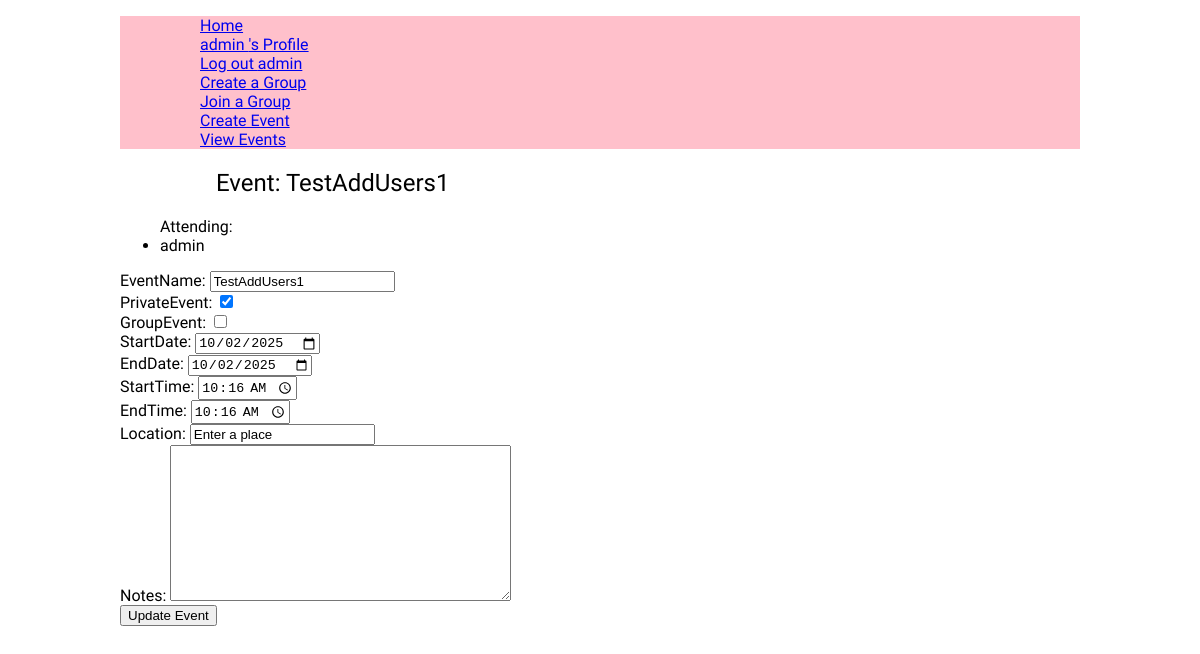
Page /calendar/edit/13/ (signed in) on the earlier database version.
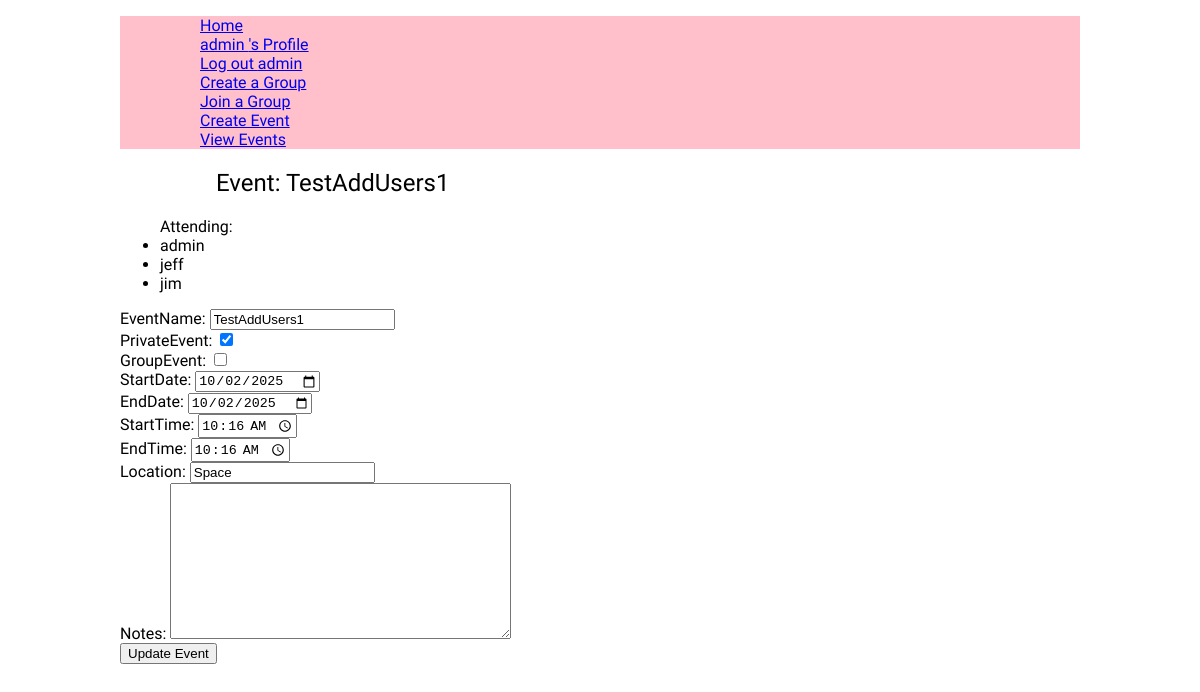
Same page on the later database version.
### user_profile/models.py (models this page shows, shortened)
class CustomUser(AbstractUser):
    location = models.CharField(max_length=100, blank=True)
    phone_number = models.CharField( max_length=50, blank=True)
    date_joined = models.DateTimeField( auto_now_add=True)

### event_view/models.py (models this page shows, shortened)
class Event(models.Model):
    EventName = models.CharField(blank=False, max_length=128)
    PrivateEvent = models.BooleanField(blank=False, default=True)
    GroupEvent = models.BooleanField(blank=False, default=False)
    StartDate = models.DateField(blank=False, default=todays_date)
    EndDate =   models.DateField(blank=False, default=todays_date)
    StartTime = models.TimeField(blank=False)
    EndTime = models.TimeField(blank=False)
    Location = models.CharField(blank=True, default="Enter a place")
    Notes = models.TextField(blank=True, )
    EventCreatedTime = models.DateTimeField(auto_now_add=True)#for Admin purposes

### calendar_view/views.py (the view)
# urls.py: path('edit/<int:event_id>/', views.edit_event, name='edit_event'),#django docs on URLs for <int:event_id>
@login_required
def edit_event(request, event_id):
    response=""
    event = get_object_or_404(Event, pk=event_id)
    eventLink = UserEventLink.objects.filter(event=event).select_related('customUser')
    linkedUsers =[]
    for userLink in eventLink:
        item = {
            'user': userLink.customUser
        }
        linkedUsers.append(item)
    if request.method == 'POST':
        form = CreateEventForm(request.POST, instance=event)
        if form.is_valid():
            form.save()
            response="Update saved."
            return redirect('calendar:list')
    else:
        response="Something went wrong..."
        form = CreateEventForm(instance=event)
    return render(request, 'calendar_view/edit_event.html', {'form': form, 'event': event, 'response': response,'linkedUsers': linkedUsers,})

### event_view/forms.py
class CreateEventForm(forms.ModelForm):
    class Meta():
        model = Event
        fields =('EventName','PrivateEvent','GroupEvent',
            'StartDate','EndDate','StartTime','EndTime',
            'Location','Notes', #'GroupId',
        )
        widgets = {
            'StartDate': forms.DateInput(attrs={'type': 'date'}),
            'EndDate': forms.DateInput(attrs={'type': 'date'}),
            'StartTime': forms.TimeInput(attrs={'type': 'time'}),
            'EndTime': forms.TimeInput(attrs={'type': 'time'}),
        }

### calendar_view/templates/calendar_view/edit_event.html (shortened to what this page needs)
{% extends "base.html" %}
{% block content %}
<section>
    <h1>Event: {{event.EventName}}</h1>
    <div>
        <ul>
            Attending:
        {% for item in linkedUsers %}
        <li>
            {{item.user.username}}
        </li>
        {%empty%}
            <li>No one is linked to this event</li>
        {% endfor %}
        </ul>
    </div>
    <form method="post">
        {{form}}
        <button type="submit">Update Event</button>
    </form>
</section>
{% endblock content %}

### armonario_proj/templates/layout.html (shortened to what this page needs)
{% load static %}
{% url 'home' as home_url %}
{% url "profile" as profile_url %}
<!DOCTYPE html>
<html lang="en">
<head>
    <link rel="stylesheet" href="{% static 'css/style.css' %}">
</head>
<body>
    <header>
        <div>
            <nav>
                <ul>
                    {% if request.path != '/' %}
                        <ul><a href="/">Home</a></ul>
                    {% endif %}
                    {% if user.is_authenticated %}
                        <ul><a href="{% url "user:profile" %}">{{user.username}} 's Profile</a></ul>
                        <ul><a href="{% url "user:logout" %}">Log out {{user.username}}</a></ul>
                        <ul><a href="{% url "group:create" %}">Create a Group</a></ul>
                        <ul><a href="{% url "group:join" %}">Join a Group</a></ul>
                        <ul><a href="{% url "event:create" %}">Create Event</a></ul>
                        <ul><a href="{% url "calendar:list" %}">View Events</a></ul>
                    {% else %}
                        <ul><a href="{% url "user:login" %}">Log in</a></ul>
                        <ul><a href="{% url "user:register" %}">Register</a></ul>
                    {% endif %}
                </ul>
            </nav>
        </div>
    </header>
    <main >
        {% block content %}{% endblock content %}
    </main>
</body>
</html>

Differences in the rows shown:
changed Event "TestAddUsers1": Location "Enter a place" → "Space"
now on this page (row unchanged): CustomUser: user.username "jeff"
now on this page (row unchanged): CustomUser: user.username "jim"
